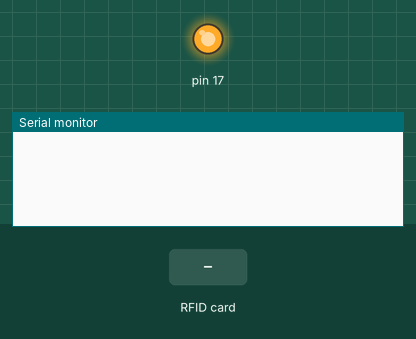
Simulated run of this sketch. Board: Arduino Leonardo, built with avr-gcc and run on an emulated ATmega32U4. On the bench: output pins drawn as LEDs (lit = HIGH), the last lines printed to the serial monitor. The inputs (shaded band) are chosen by the test bench. USB keyboard and mouse output is not drawn.

Above: at 1.2 s.
1.3 s: RFID card 5E 82 E1 EC held to the reader
At 2.3 s:
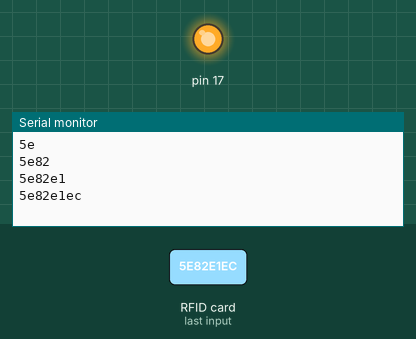
2.8 s: RFID card 5E 7A 19 C4 held to the reader
At 6.2 s:
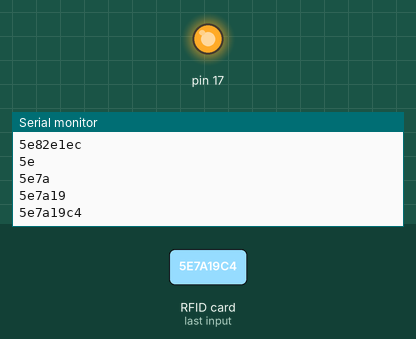

The sketch:

RFID-Lock-Unlock-PC.ino
```cpp
#include <Keyboard.h>
#include <SPI.h>
#include <MFRC522.h>
#define SS_PIN 10
#define RST_PIN 5
#define KEY_RETURN 0xB0                 //The hex value for the return key is 0xB0.

MFRC522 mfrc522 ( SS_PIN, RST_PIN ) ;
char Enter = KEY_RETURN;                //Return key is declared as Enter.
String readid;
String card1="5e82e1ec";                //Change this value to the UID of your card.


void setup( )
{
 Serial.begin(9600);
 Keyboard.begin();
 SPI.begin();
 mfrc522.PCD_Init();
}

void temp(byte *buffer, byte bufferSize)//function to store card uid as a string datatype.
{
  readid="";
  for(byte i = 0;i<bufferSize; i++)
  {
    readid=readid+String(buffer[i], HEX);
    Serial.println(readid);
  }
}
void loop( )
{
 if(!mfrc522.PICC_IsNewCardPresent())
 {
  return;
 }
 if(!mfrc522.PICC_ReadCardSerial())
 {
  return;
 }
 mfrc522.PICC_DumpToSerial(&(mfrc522.uid));  // Display card details in serial Monitor.
 temp(mfrc522.uid.uidByte, mfrc522.uid.size);
 if(readid==card1)
 {
  Keyboard.press(KEY_LEFT_GUI);              //Press the left windows key.
  delay (50);
  Keyboard.press('l');                       //Press the "l" key.
  Keyboard.releaseAll();                     //Release all keys.
  delay (500);
  Keyboard.press(Enter);                     //Press the Enter key.
  delay (50);
  Keyboard.release(Enter);                   //Release the Enter key.
  delay(200);
  Keyboard.print("HmpPb2013");                    // Change this value to your Windows PIN/Password.
  Keyboard.releaseAll();
  delay(100);
  Keyboard.press(Enter);
  Keyboard.releaseAll();


  delay(3000);
 }
 else
 {
  return;
 }
}
```

Measured:
- after the input at 1.3 s, the serial monitor: prints a new line at once (image 1)
- after the input at 2.8 s, the serial monitor: prints a new line after 2.4 s (image 2)
